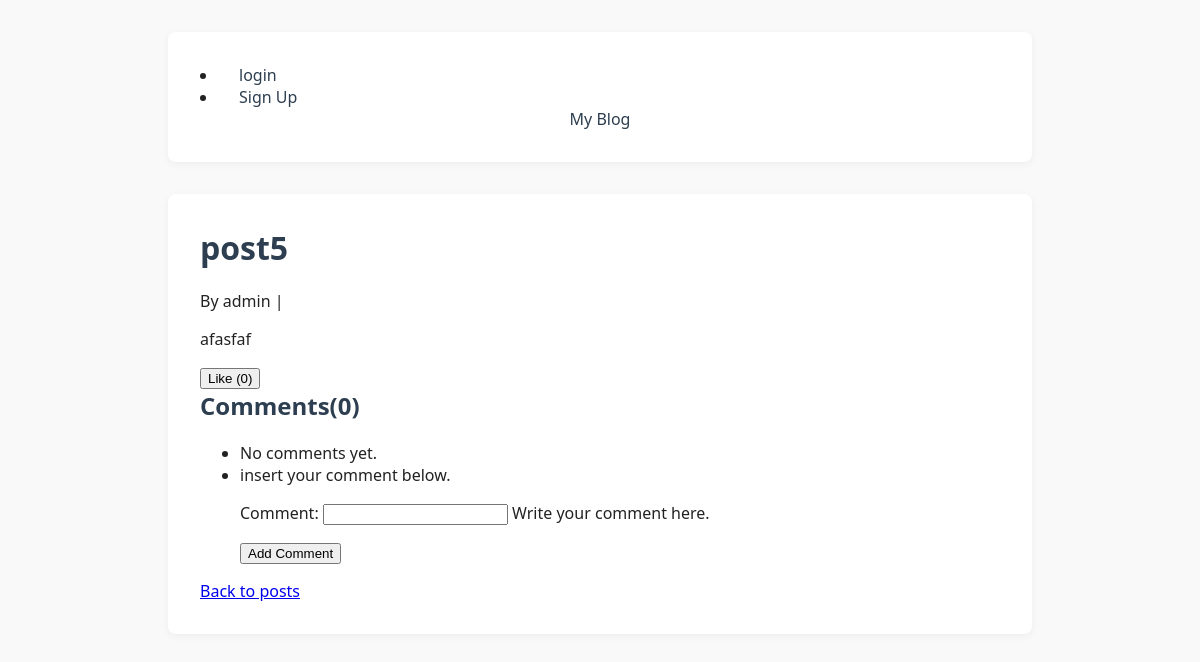
Before: /post5/2025/6/5/ with the older database file.
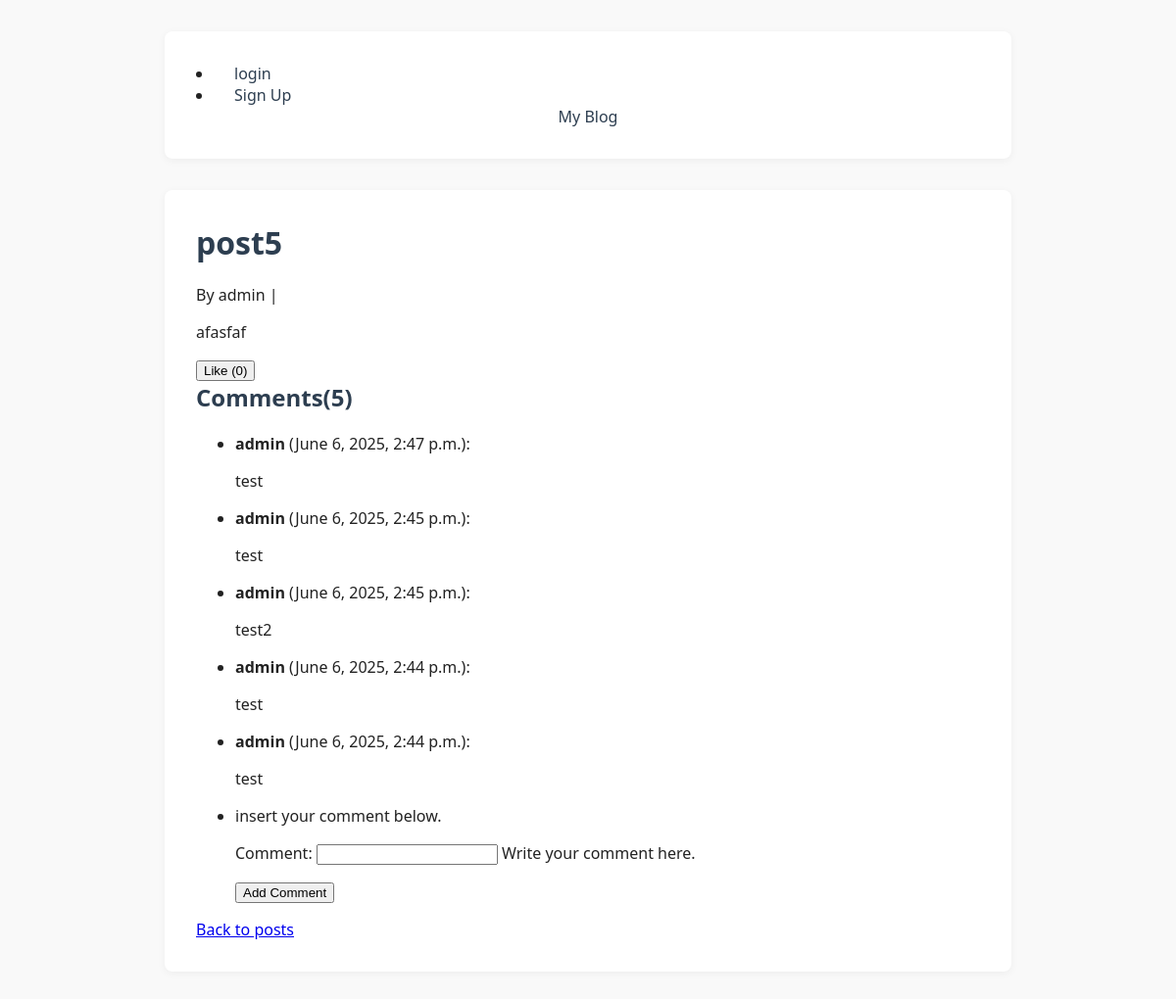
After: the same page with the newer database file.
### blog/models.py (models this page shows, shortened)
class Post(models.Model):
    title = models.CharField(max_length=200, unique=True)
    slug = models.SlugField(max_length=200, unique=True)
    author = models.ForeignKey(User, on_delete=models.CASCADE)
    body = models.TextField(max_length=10000)
    created_at = models.DateTimeField(auto_now_add=True)
    status = models.CharField(max_length=10, choices=(('draft', 'Draft'), ('published', 'Published')), default='draft')
    tags = TaggableManager(blank=True)
    def active_comments(self):
        return self.comments.filter(is_active=True).order_by('-created_at')

class Comment(models.Model):
    post = models.ForeignKey(Post, related_name='comments', on_delete=models.CASCADE)
    author = models.ForeignKey(User, on_delete=models.CASCADE)
    comment = models.CharField(max_length=200)
    created_at = models.DateTimeField(auto_now_add=True)
    is_active = models.BooleanField(default=False)

### blog/views.py (the view)
# urls.py: path('<slug:slug>/<int:year>/<int:month>/<int:day>/', views.detail, name='detail'),
def detail(request, slug, year, month, day):
    post = get_object_or_404(models.Post, created_at__year=year, created_at__month=month, created_at__day=day, slug=slug, status='published')
    if request.method == 'POST':
        comment_form = forms.CommentForm(request.POST)
        if comment_form.is_valid():
            comment = comment_form.save(commit=False)
            comment.post = post
            comment.author = request.user
            comment.email = request.user.email
            comment.save()
            return render(request, 'blog/detail.html', {'post': post, 'comment_form': forms.CommentForm(), 'message': 'Your comment is awaiting approval.'})
    else:
        comment_form = forms.CommentForm()
    return render(request, 'blog/detail.html', {'post': post, 'comment_form': forms.CommentForm(), 'message': 'insert your comment below.'})

### blog/forms.py
class CommentForm(forms.ModelForm):
    class Meta:
        model = models.Comment
        fields = ['comment']
        labels = {
            "comment": _("Comment"),
        }
        help_texts = {
            "comment": _("Write your comment here."),
        }

### blog/templatetags/my_tags.py (called while the page is built)
@register.simple_tag
def total_comments(Post):
    return Comment.objects.filter(post=Post,is_active=True).count()

### blog/templates/blog/detail.html (shortened to what this page needs)
{% extends 'blog/base.html' %}
{% load my_tags %}
{% block content %}
    <h1>{{ post.title }}</h1>
    <p>By {{ post.author }} | {{ post.published_date }}</p>
    <div>
        {{ post.body|linebreaks }}
    </div>
    <form method="post" action="{% url 'blog:like_post' post.id %}">
        <button type="submit" class="btn btn-success">
            Like ({{ post.likes.count }})
        </button>
    </form>
    <h2>Comments({% total_comments post%})</h2>
    <ul>
        {% for comment in post.active_comments %}
            <li>
                <strong>{{ comment.author }}</strong> ({{ comment.created_at }}):<br>
                {{ comment.comment|linebreaks }}
            </li>
        {% empty %}
            <li>No comments yet.</li>
        {% endfor %}
            <li>{{ message }}</li>
        <form method="post">
            {{ comment_form.as_p }}
            <button type="submit" class="btn btn-primary">Add Comment</button>
        </form>
    </ul>
    <a href="{% url 'blog:list' %}">Back to posts</a>
{% endblock %}

### blog/templates/blog/base.html (shortened to what this page needs)
<!DOCTYPE html>
{%load static %}
<html lang="en">
<head>
    <link rel="stylesheet" href="{% static 'style.css' %}">
</head>
<body>
    <nav class="navbar navbar-expand-lg navbar-light bg-light mb-4">
        <div class="container">
            <li><a href="{% url 'blog:login' %}">login</a></li>
            <li><a href="{% url 'blog:sign_up' %}">Sign Up</a></li>
            <a class="navbar-brand" href="{% url 'blog:list' %}">My Blog</a>
        </div>
    </nav>
    <div class="container">
        {% block content %}
        {% endblock %}
    </div>
</body>
</html>

### blog/static/style.css (style rules this page uses)
body { font-family: 'Segoe UI', Arial, sans-serif; background: #f9f9f9; color: #222; margin: 0; padding: 0; }
nav { margin: 1rem 0; text-align: center; }
nav a { color: #2d3e50; text-decoration: none; margin: 0 1rem; font-weight: 500; }
.container { max-width: 800px; margin: 2rem auto; background: #fff; padding: 2rem; border-radius: 8px; box-shadow: 0 2px 8px rgba(0,0,0,0.05); }
.container li { text-align: left; }
h1, h2, h3 { color: #2d3e50; margin-top: 0; }

Changed rows visible on the page:
computed for Post "post5": id "0" → "5"
added Comment: author "admin", created_at "June 6, 2025, 2:47 p.m.", comment "test"
added Comment: author "admin", created_at "June 6, 2025, 2:45 p.m.", comment "test"
added Comment: author "admin", created_at "June 6, 2025, 2:45 p.m.", comment "test2"
added Comment: author "admin", created_at "June 6, 2025, 2:44 p.m.", comment "test"
added Comment: author "admin", created_at "June 6, 2025, 2:44 p.m.", comment "test"
Other visible differences:
text no longer shown: "No comments yet."
